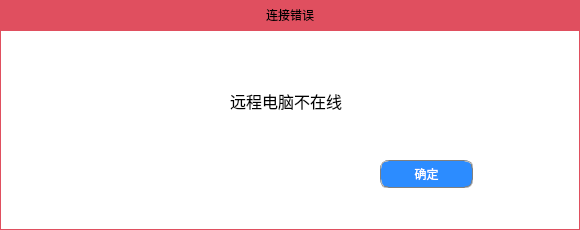
<?xml version="1.0" encoding="UTF-8"?>
<ui version="4.0">
 <class>DlgConnectMessage</class>
 <widget class="QDialog" name="DlgConnectMessage">
  <property name="geometry">
   <rect>
    <x>0</x>
    <y>0</y>
    <width>580</width>
    <height>230</height>
   </rect>
  </property>
  <property name="windowTitle">
   <string>Dialog</string>
  </property>
  <layout class="QVBoxLayout" name="verticalLayout">
   <property name="spacing">
    <number>0</number>
   </property>
   <property name="leftMargin">
    <number>0</number>
   </property>
   <property name="topMargin">
    <number>0</number>
   </property>
   <property name="rightMargin">
    <number>0</number>
   </property>
   <property name="bottomMargin">
    <number>0</number>
   </property>
   <item>
    <widget class="QWidget" name="panel_a_up" native="true">
     <property name="maximumSize">
      <size>
       <width>16777215</width>
       <height>30</height>
      </size>
     </property>
     <property name="styleSheet">
      <string notr="true">background-color: rgb(224, 79, 95);</string>
     </property>
     <layout class="QVBoxLayout" name="verticalLayout_2">
      <property name="spacing">
       <number>0</number>
      </property>
      <property name="leftMargin">
       <number>0</number>
      </property>
      <property name="topMargin">
       <number>0</number>
      </property>
      <property name="rightMargin">
       <number>0</number>
      </property>
      <property name="bottomMargin">
       <number>0</number>
      </property>
      <item>
       <widget class="QLabel" name="label">
        <property name="font">
         <font>
          <weight>50</weight>
          <bold>false</bold>
         </font>
        </property>
        <property name="text">
         <string>连接错误</string>
        </property>
        <property name="alignment">
         <set>Qt::AlignCenter</set>
        </property>
       </widget>
      </item>
     </layout>
    </widget>
   </item>
   <item>
    <widget class="QWidget" name="panel_down" native="true">
     <property name="styleSheet">
      <string notr="true">QWidget#panel_down{
background-color: rgb(255, 255, 255);

border:1px groove rgb(224, 79, 95);
padding:2px 4px;

}</string>
     </property>
     <widget class="QLabel" name="label_2">
      <property name="geometry">
       <rect>
        <x>30</x>
        <y>30</y>
        <width>121</width>
        <height>111</height>
       </rect>
      </property>
      <property name="styleSheet">
       <string notr="true">background-image: url(:/img/images/error.png);</string>
      </property>
      <property name="text">
       <string/>
      </property>
     </widget>
     <widget class="QLabel" name="lb_info">
      <property name="geometry">
       <rect>
        <x>230</x>
        <y>60</y>
        <width>211</width>
        <height>21</height>
       </rect>
      </property>
      <property name="font">
       <font>
        <family>Arial</family>
        <pointsize>12</pointsize>
       </font>
      </property>
      <property name="text">
       <string>远程电脑不在线</string>
      </property>
     </widget>
     <widget class="QPushButton" name="btn_ok">
      <property name="geometry">
       <rect>
        <x>380</x>
        <y>130</y>
        <width>93</width>
        <height>28</height>
       </rect>
      </property>
      <property name="styleSheet">
       <string notr="true">QPushButton{
color:white;
border:1px groove gray;
padding:2px 4px;
background-color: rgb(44,140,255);                   
border-radius:8px;  
}
QPushButton:pressed
{
background-color:rgb(0 , 113 , 255);
}</string>
      </property>
      <property name="text">
       <string>确定</string>
      </property>
     </widget>
    </widget>
   </item>
  </layout>
 </widget>
 <resources/>
 <connections/>
</ui>
